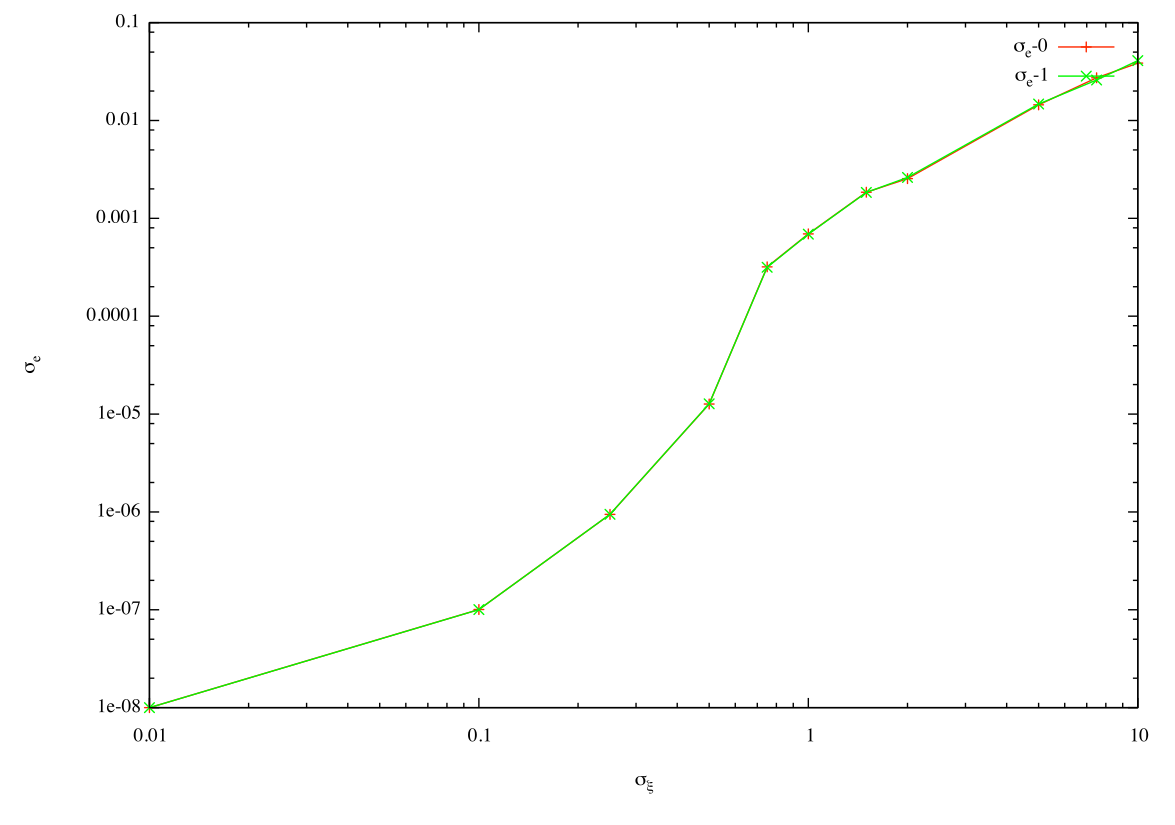

Generate this figure with gnuplot:
#!/usr/local/bin/gnuplot -persist
#
#    
#    	G N U P L O T
#    	Version 4.2 patchlevel 0
#    	last modified March 2007
#    	System: Darwin 8.10.1
#    
#    	Copyright (C) 1986 - 1993, 1998, 2004, 2007
#    	Thomas Williams, Colin Kelley and many others
#    
#    	Type `help` to access the on-line reference manual.
#    	The gnuplot FAQ is available from
#    		http://www.gnuplot.info/faq/
#    
#    	Send comments and help requests to  <gnuplot-info@lists.sourceforge.net>
#    	Send bug reports and suggestions to <gnuplot-bugs@lists.sourceforge.net>
#    
# set terminal aqua 0 title "Figure 0" size 846 594 font "Times-Roman,14" enhanced solid
# set output
unset clip points
set clip one
unset clip two
set bar 1.000000
set border 31 front linetype -1 linewidth 1.000
set xdata
set ydata
set zdata
set x2data
set y2data
set timefmt x "%d/%m/%y,%H:%M"
set timefmt y "%d/%m/%y,%H:%M"
set timefmt z "%d/%m/%y,%H:%M"
set timefmt x2 "%d/%m/%y,%H:%M"
set timefmt y2 "%d/%m/%y,%H:%M"
set timefmt cb "%d/%m/%y,%H:%M"
set boxwidth
set style fill  empty border
set style rectangle back fc lt -3 fillstyle  solid 1.00 border -1
set dummy x,y
set format x "% g"
set format y "% g"
set format x2 "% g"
set format y2 "% g"
set format z "% g"
set format cb "% g"
set angles radians
unset grid
set key title ""
set key inside right top vertical Right noreverse enhanced autotitles nobox
set key noinvert samplen 4 spacing 1 width 0 height 0 
unset label
unset arrow
set style increment default
unset style line
unset style arrow
set style histogram clustered gap 2 title  offset character 0, 0, 0
unset logscale
set logscale x 10
set logscale y 10
set offsets 0, 0, 0, 0
set pointsize 1
set encoding default
unset polar
unset parametric
unset decimalsign
set view 60, 30, 1, 1
set samples 100, 100
set isosamples 10, 10
set surface
unset contour
set clabel '%8.3g'
set mapping cartesian
set datafile separator whitespace
unset hidden3d
set cntrparam order 4
set cntrparam linear
set cntrparam levels auto 5
set cntrparam points 5
set size ratio 0 1,1
set origin 0,0
set style data points
set style function lines
set xzeroaxis linetype -2 linewidth 1.000
set yzeroaxis linetype -2 linewidth 1.000
set zzeroaxis linetype -2 linewidth 1.000
set x2zeroaxis linetype -2 linewidth 1.000
set y2zeroaxis linetype -2 linewidth 1.000
set ticslevel 0.5
set mxtics default
set mytics default
set mztics default
set mx2tics default
set my2tics default
set mcbtics default
set xtics border in scale 1,0.5 mirror norotate  offset character 0, 0, 0 autofreq 
set ytics border in scale 1,0.5 mirror norotate  offset character 0, 0, 0 autofreq 
set ztics border in scale 1,0.5 nomirror norotate  offset character 0, 0, 0 autofreq 
set nox2tics
set noy2tics
set cbtics border in scale 1,0.5 mirror norotate  offset character 0, 0, 0 autofreq 
set title "" 
set title  offset character 0, 0, 0 font "" norotate
set timestamp bottom 
set timestamp "" 
set timestamp  offset character 0, 0, 0 font "" norotate
set rrange [ * : * ] noreverse nowriteback  # (currently [0.00000:10.0000] )
set trange [ * : * ] noreverse nowriteback  # (currently [-5.00000:5.00000] )
set urange [ * : * ] noreverse nowriteback  # (currently [-5.00000:5.00000] )
set vrange [ * : * ] noreverse nowriteback  # (currently [-5.00000:5.00000] )
set xlabel "{/Symbol s_x}" 
set xlabel  offset character 0, 0, 0 font "" textcolor lt -1 norotate
set x2label "" 
set x2label  offset character 0, 0, 0 font "" textcolor lt -1 norotate
set xrange [ * : * ] noreverse nowriteback  # (currently [-10.0000:10.0000] )
set x2range [ * : * ] noreverse nowriteback  # (currently [-10.0000:10.0000] )
set ylabel "{/Symbol s}_e" 
set ylabel  offset character 0, 0, 0 font "" textcolor lt -1 rotate by 90
set y2label "" 
set y2label  offset character 0, 0, 0 font "" textcolor lt -1 rotate by 90
set yrange [ * : * ] noreverse nowriteback  # (currently [-10.0000:10.0000] )
set y2range [ * : * ] noreverse nowriteback  # (currently [-10.0000:10.0000] )
set zlabel "" 
set zlabel  offset character 0, 0, 0 font "" textcolor lt -1 norotate
set zrange [ * : * ] noreverse nowriteback  # (currently [-10.0000:10.0000] )
set cblabel "" 
set cblabel  offset character 0, 0, 0 font "" textcolor lt -1 norotate
set cbrange [ * : * ] noreverse nowriteback  # (currently [-10.0000:10.0000] )
set zero 1e-08
set lmargin -1
set bmargin -1
set rmargin -1
set tmargin -1
set locale "C"
set pm3d explicit at s
set pm3d scansautomatic
set pm3d interpolate 1,1 flush begin noftriangles nohidden3d corners2color mean
set palette positive nops_allcF maxcolors 0 gamma 1.5 color model RGB 
set palette rgbformulae 7, 5, 15
set colorbox default
set colorbox vertical origin screen 0.9, 0.2, 0 size screen 0.05, 0.6, 0 bdefault
set loadpath 
set fontpath 
set fit noerrorvariables
GNUTERM = "aqua"
plot "NumBias2x2.dat" using 7:8 with linespoints title "{/Symbol s}_e-0", "NumBias2x2.dat" using 9:10 with linespoints title "{/Symbol s}_e-1"
#    EOF
